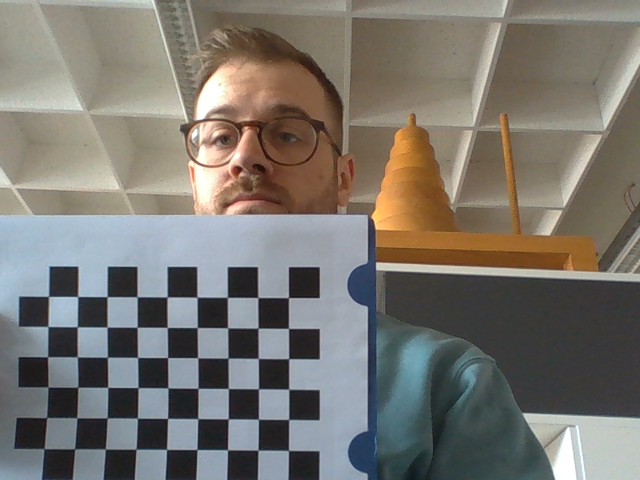
#> input picture captured_images/2026-04-01 12:38:30.013604.png, 640 x 480 px; its folder holds only this picture in this run
$ python detect_intrinsics.py
#> lines starting #> are read from the running program, lines starting #| are printed output that depends on the picture; after the words box and inside, x2 and y2 are one past the last pixel; in counts of white or black regions, pixels touching at a corner belong together; long printed decimals are rounded
import numpy as np
import cv2 as cv
import glob

CHESSBOARD_SIZE = (9, 6)

# termination criteria
criteria = (cv.TERM_CRITERIA_EPS + cv.TERM_CRITERIA_MAX_ITER, 30, 0.001)

# prepare object points (0,0,0), (1,0,0), ...
ccols, crows = CHESSBOARD_SIZE
objp = np.zeros((crows * ccols, 3), np.float32)
objp[:, :2] = np.mgrid[0:ccols, 0:crows].T.reshape(-1, 2)

objpoints = []  # 3D points
imgpoints = []  # 2D points

images = glob.glob('captured_images/*.png')

for img_path in images:
    print(f'checking: {img_path}')

    raw = cv.imread(img_path)
#> raw is the input picture: shape (480, 640, 3); mean B, G, R 111.3, 117.7, 121.5
    gray = cv.cvtColor(raw, cv.COLOR_BGR2GRAY)
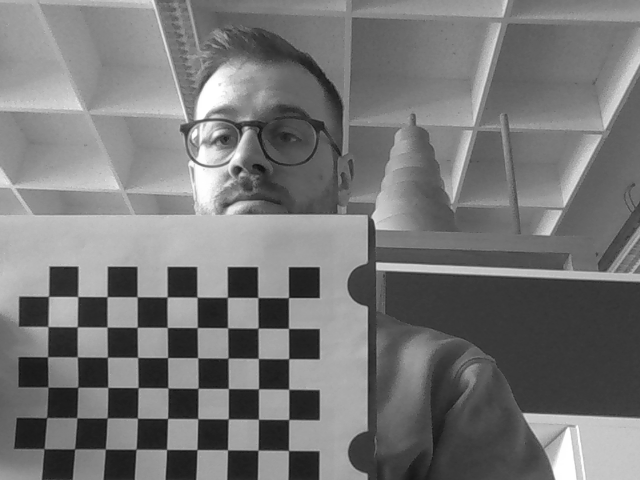
#> gray: shape (480, 640); min 13, max 255, mean 118.1

    # Find chessboard corners
    ret, corners = cv.findChessboardCorners(gray, CHESSBOARD_SIZE, None)
#> ret = True; corners = 54 rows, first 8: [288.6, 450.5], [258, 450.2], [227.5, 449.7], [196.9, 449.6], [166.6, 449.4], [136, 449.2], [105.3, 449.1], [74.53, 448.9]

    if ret:
        print('detected chessboard')

        # refine corners
        corners_subpix = cv.cornerSubPix(
            gray, corners, (11, 11), (-1, -1), criteria
        )
#> corners_subpix = 54 rows, first 8: [288.5, 450.4], [258, 450.2], [227.5, 449.8], [196.9, 449.6], [166.5, 449.4], [136, 449.2], [105.3, 448.9], [74.61, 448.8]

        objpoints.append(objp)
        imgpoints.append(corners_subpix)

        # visualize
        cv.drawChessboardCorners(raw, CHESSBOARD_SIZE, corners_subpix, ret)
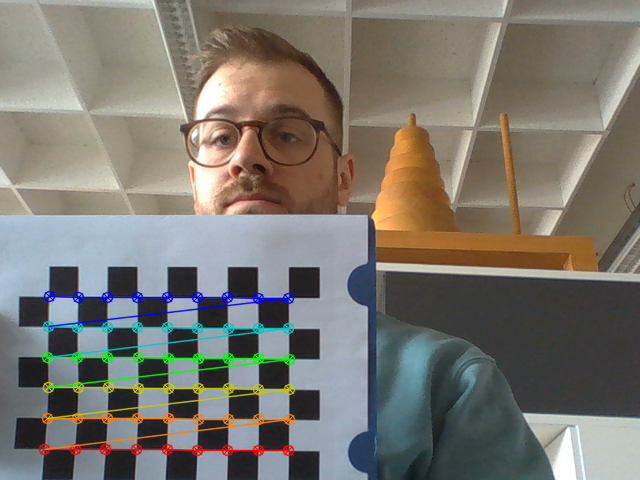
#> raw: shape (480, 640, 3); 3.91% of pixels changed, all inside (x1, y1, x2, y2) = (38, 290, 296, 457)
        cv.imshow('img', raw)
        cv.waitKey(500)

    else:
        print("Failed to find chessboard pattern")

cv.destroyAllWindows()

# --- IMPORTANT: calibrate once, after all images ---
if len(objpoints) > 0:
    ret, mtx, dist, rvecs, tvecs = cv.calibrateCamera(
        objpoints, imgpoints, gray.shape[::-1], None, None
    )
#> ret = 0.427; mtx = [[2406.8, 0, 317.9], [0, 2167.7, 230.3], [0, 0, 1]]; dist = [[-2.69, 155.8, 0.015, -0.123, -1503.2]]; rvecs = ([0.714, -0.0283, 3.05],); tvecs = ([-0.776, 7.16, 70.06],)

    np.savez(
        'calibration.npz',
        camera_matrix=mtx,
        dist_coeffs=dist,
        rvecs=rvecs,
        tvecs=tvecs
    )

    print(f"Calibration saved to 'calibration.npz'")
    print(f"Reprojection error: {ret}")
#| Reprojection error: 0.4267
else:
    print("No valid chessboard detections found.")

$ run again, on captured_images/2026-04-01 12:38:43.779782.png
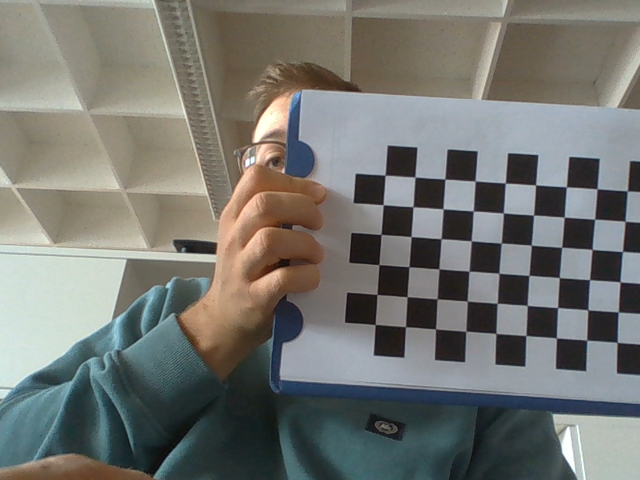
#> input picture captured_images/2026-04-01 12:38:43.779782.png, 640 x 480 px
#> raw is the input picture: shape (480, 640, 3); mean B, G, R 113.1, 117.8, 116.8
#> `gray = cv.cvtColor(raw, cv.COLOR_BGR2GRAY)`:
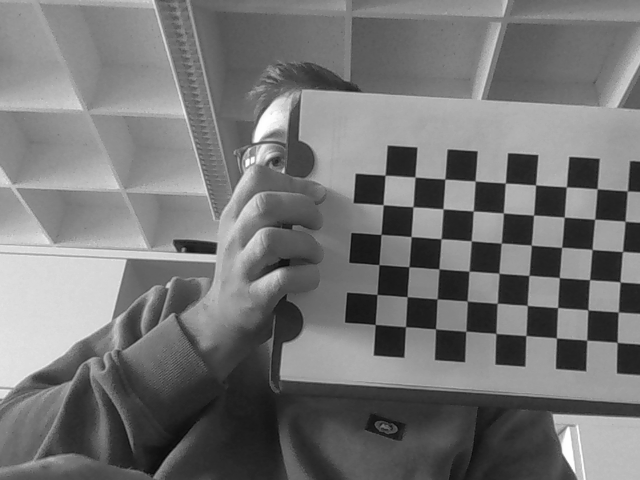
#> gray: shape (480, 640); min 5, max 255, mean 117
#> `ret, corners = cv.findChessboardCorners(gray, CHESSBOARD_SIZE, None)`: ret = True; corners = 54 rows, first 8: [617.1, 342.5], [586.6, 340.2], [556.5, 337.9], [525.8, 335.6], [495.9, 333.5], [465.8, 331.3], [435.5, 328.7], [405.5, 326.6]
#> corners_subpix = 54 rows, first 8: [617.2, 342.4], [586.7, 340.2], [556.4, 337.8], [525.9, 335.5], [495.9, 333.4], [465.8, 331.2], [435.5, 328.9], [405.5, 326.7]
#> `cv.drawChessboardCorners(raw, CHESSBOARD_SIZE, corners_subpix, ret)`:
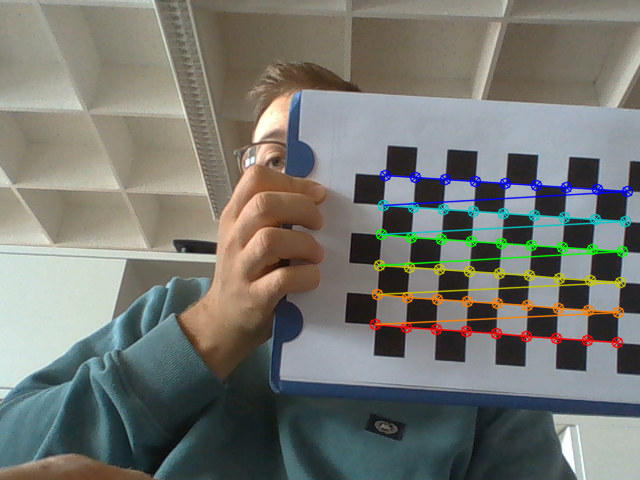
#> raw: shape (480, 640, 3); 3.92% of pixels changed, all inside (x1, y1, x2, y2) = (369, 169, 634, 349)
#> `ret, mtx, dist, rvecs, tvecs = cv.calibrateCamera( objpoints, imgpoint..`: ret = 0.321; mtx = [[3648.6, 0, 297.3], [0, 3629, 212.5], [0, 0, 1]]; dist = [[6.61, -181.5, -0.0046, -0.199, -712.8]]; rvecs = ([-0.0875, 0.209, -3.07],); tvecs = ([10.56, 4.24, 119.4],)
#| Reprojection error: 0.3214

$ run again, on captured_images/2026-04-01 12:38:48.117572.png
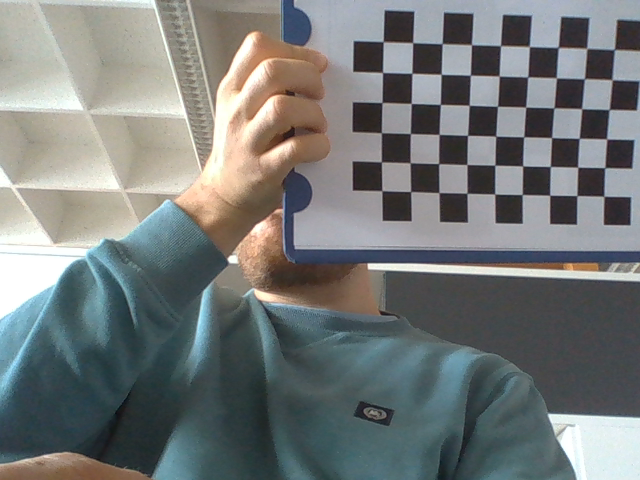
#> input picture captured_images/2026-04-01 12:38:48.117572.png, 640 x 480 px
#> raw is the input picture: shape (480, 640, 3); mean B, G, R 120.9, 121.7, 117.6
#> `gray = cv.cvtColor(raw, cv.COLOR_BGR2GRAY)`:
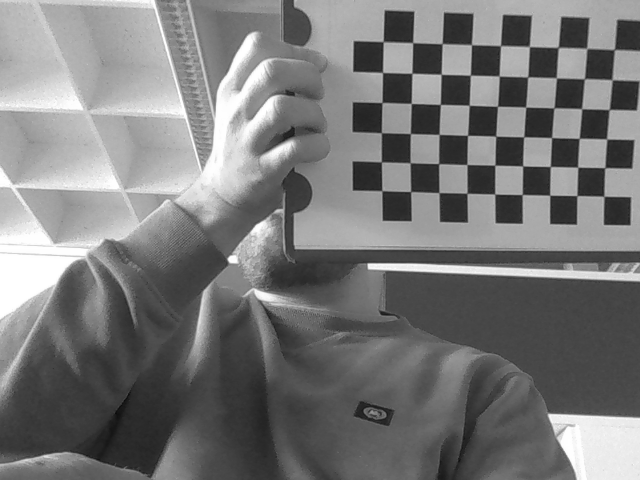
#> gray: shape (480, 640); min 12, max 255, mean 120.4
#> `ret, corners = cv.findChessboardCorners(gray, CHESSBOARD_SIZE, None)`: ret = True; corners = 54 rows, first 8: [604, 196.4], [577, 195.6], [549.9, 195.1], [522.2, 194.5], [494.9, 194], [466.8, 193.3], [438.9, 192.6], [410.6, 191.6]
#> corners_subpix = 54 rows, first 8: [603.9, 196.2], [576.9, 195.5], [549.7, 195.2], [522.2, 194.5], [494.7, 194], [467, 193.3], [438.9, 192.6], [410.7, 191.5]
#> `cv.drawChessboardCorners(raw, CHESSBOARD_SIZE, corners_subpix, ret)`:
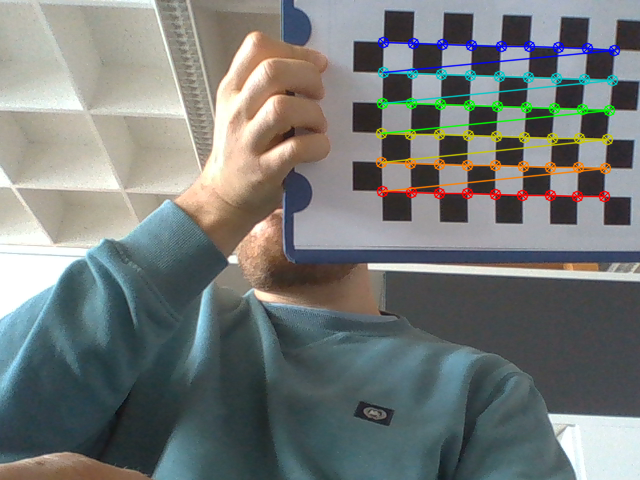
#> raw: shape (480, 640, 3); 3.76% of pixels changed, all inside (x1, y1, x2, y2) = (375, 36, 621, 203)
#> `ret, mtx, dist, rvecs, tvecs = cv.calibrateCamera( objpoints, imgpoint..`: ret = 0.407; mtx = [[833.1, 0, 320.9], [0, 833.1, 329.3], [0, 0, 1]]; dist = [[-0.509, 3.98, 0.065, 0.00782, -7.06]]; rvecs = ([0.396, 0.3, -3.12],); tvecs = ([9.68, -4.85, 27.83],)
#| Reprojection error: 0.4068

$ run again, on captured_images/2026-04-01 12:38:32.454437.png
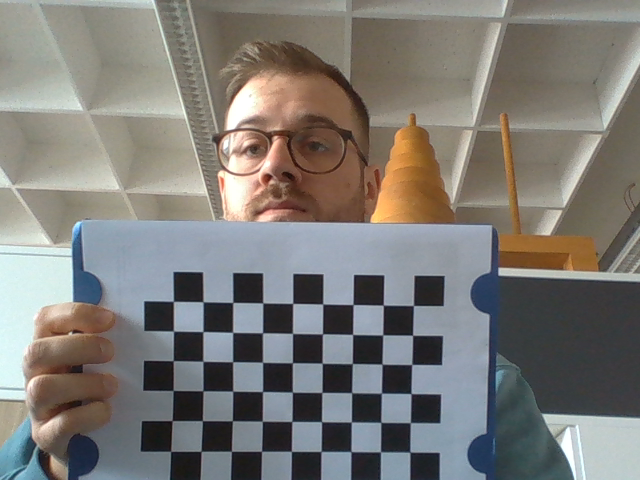
#> input picture captured_images/2026-04-01 12:38:32.454437.png, 640 x 480 px
#> raw is the input picture: shape (480, 640, 3); mean B, G, R 118.5, 122.8, 125.4
#> `gray = cv.cvtColor(raw, cv.COLOR_BGR2GRAY)`:
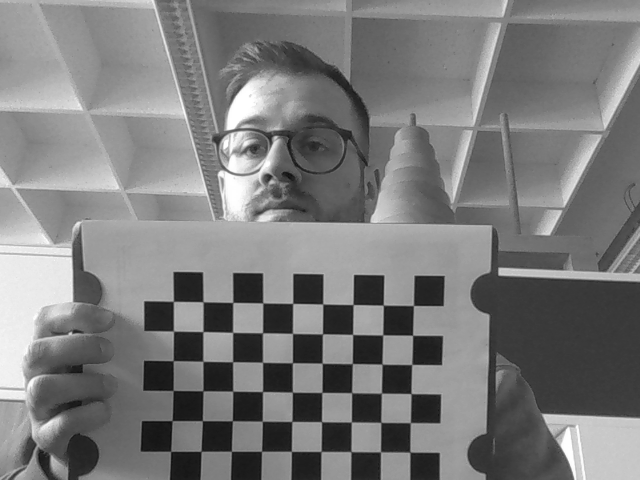
#> gray: shape (480, 640); min 12, max 255, mean 123.1
#> `ret, corners = cv.findChessboardCorners(gray, CHESSBOARD_SIZE, None)`: ret = True; corners = 54 rows, first 8: [409.9, 452], [380.5, 451.6], [351.1, 451.5], [321.2, 451.5], [291.4, 451.4], [261.5, 451.3], [231.4, 451.3], [201, 451.2]
#> corners_subpix = 54 rows, first 8: [409.9, 452.1], [380.5, 451.8], [350.9, 451.6], [321.1, 451.5], [291.4, 451.3], [261.5, 451.3], [231.4, 451.3], [201.1, 451.3]
#> `cv.drawChessboardCorners(raw, CHESSBOARD_SIZE, corners_subpix, ret)`:
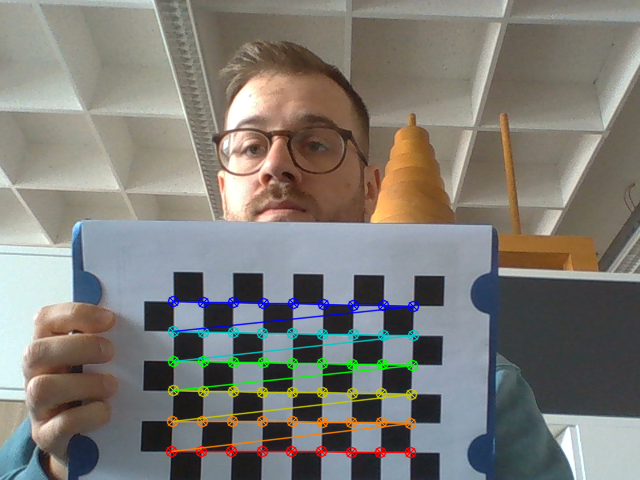
#> raw: shape (480, 640, 3); 3.89% of pixels changed, all inside (x1, y1, x2, y2) = (165, 295, 420, 459)
#> `ret, mtx, dist, rvecs, tvecs = cv.calibrateCamera( objpoints, imgpoint..`: ret = 0.209; mtx = [[2587.8, 0, 371.8], [0, 2591.3, 170.7], [0, 0, 1]]; dist = [[-5.01, 168.2, 0.0789, -0.076, 753.6]]; rvecs = ([-0.139, 0.183, -3.12],); tvecs = ([1.36, 9.4, 85.55],)
#| Reprojection error: 0.2091
